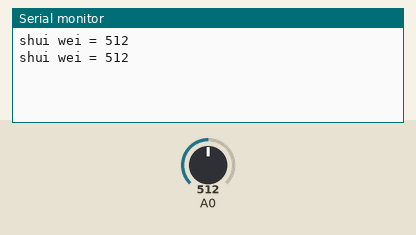
Bench run of a sketch on a simulated Arduino Uno, built with avr-gcc and run on an emulated ATmega328P. On the bench: the last lines printed to the serial monitor. The inputs (shaded band) are chosen by the test bench; at power-on: A0 = 512.

Above: at 1.8 s.
1.9 s: A0 set to 716
At 2.8 s:
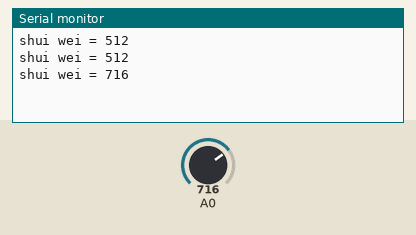
3.4 s: A0 set to 900
At 4.8 s:
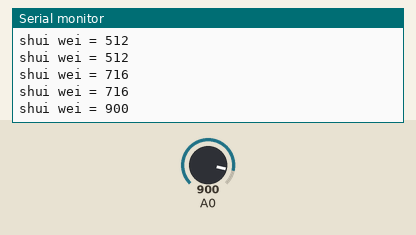
Timing chart, 0 to 6.4 s (numbered marks = the images above; inputs shaded):
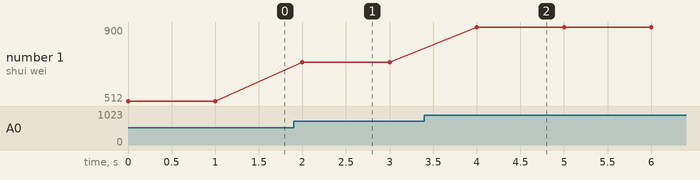

The sketch:

shuiwei1.ino
```cpp
int val = 0;
int shuiwei = A0;
void setup() {
Serial.begin(9600);
}

void loop() {
val = analogRead(A0);
Serial.print("shui wei = ") ;
Serial.println(val);
delay(1000);
}
```

Measured:
- after the input at 1.9 s, the serial monitor: prints a new line after 0.10 s (image 1)
- after the input at 3.4 s, the serial monitor: prints a new line after 0.60 s (image 2)
- plotted number 1: 512 → 716 after the input at 1.9 s, 716 → 900 after the input at 3.4 s
